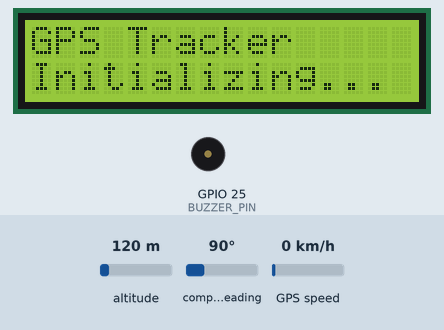
The sketch below on a simulated ESP32. Parts: 16×2 character LCD, buzzer (waves = sounding). The test bench sets the inputs (shaded band); at power-on: altitude 120 m, compass heading 90°, GPS speed 0 km/h. The GPS gets a fix after 3 s at 37.7749, -122.4194 with 8 satellites; what the sketch prints to the serial monitor is not drawn.

Above: at 0.1 s.
At 1.7 s:
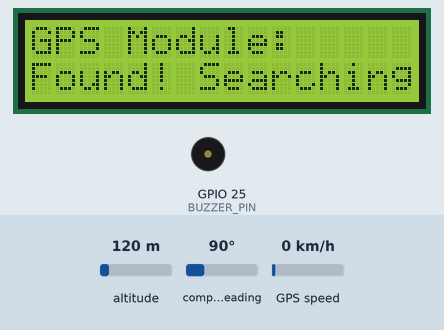
At 3.8 s:
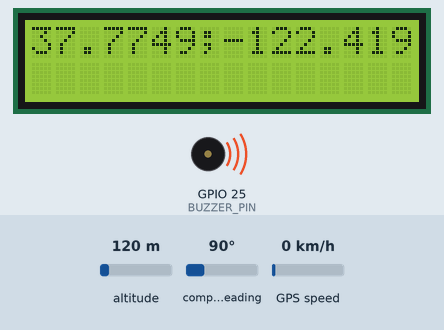
At 14.8 s:
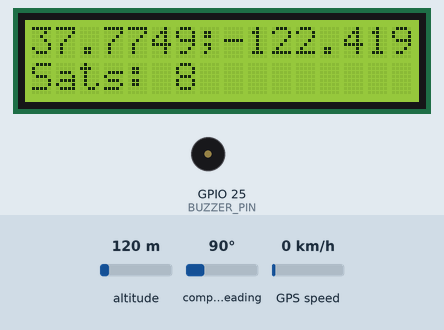
Timing chart, 0 to 16.3 s (numbered marks = the images above):
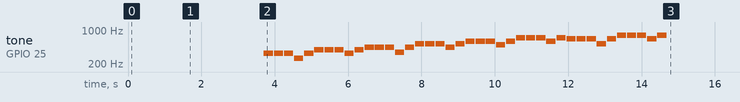

The sketch:

esp_lcd_gps.ino
```cpp
//======================================================================
//  ESP32 GPS Tracker with I2C LCD and Buzzer
//  - Displays Latitude, Longitude, and Satellite count.
//  - Plays Pirates of the Caribbean melody when GPS fix is acquired.
//======================================================================

// 1. LIBRARIES
//----------------------------------------------------------------------
#include <Wire.h>                 // For I2C communication
#include <LiquidCrystal_I2C.h>    // For the I2C LCD (ESP32 compatible version)
#include <TinyGPS++.h>            // For parsing GPS data
#include <HardwareSerial.h>       // For using secondary serial ports on ESP32

// NOTE: If you get a warning about LiquidCrystal_I2C being AVR-only,
// install the ESP32-compatible version by Frank de Brabander from Library Manager

// 2. CONFIGURATION & PIN DEFINITIONS
//----------------------------------------------------------------------
// LCD Configuration
// Note: Your I2C address might be 0x3F. If 0x27 doesn't work, try that.
LiquidCrystal_I2C lcd(0x27, 16, 2);

// GPS Configuration
// We will use Serial2 for the GPS module.
// ESP32's RX2 is GPIO 16, TX2 is GPIO 17
HardwareSerial gpsSerial(2);
TinyGPSPlus gps;

// Buzzer Configuration
#define BUZZER_PIN 25

// 3. MELODY DEFINITIONS
//----------------------------------------------------------------------
// Notes frequencies (C4 to B5) - Extended range for pirate melody
#define NOTE_C4  262
#define NOTE_D4  294
#define NOTE_E4  330
#define NOTE_F4  349
#define NOTE_G4  392
#define NOTE_A4  440
#define NOTE_B4  494
#define NOTE_C5  523
#define NOTE_D5  587
#define NOTE_E5  659
#define NOTE_F5  698
#define NOTE_G5  784
#define NOTE_A5  880
#define NOTE_B5  988

// Pirates of the Caribbean - "He's a Pirate" melody (simplified version)
int melody[] = {
  NOTE_E4, NOTE_E4, NOTE_E4, NOTE_C4, NOTE_E4, NOTE_G4, NOTE_G4, NOTE_G4, NOTE_E4, NOTE_G4,
  NOTE_A4, NOTE_A4, NOTE_A4, NOTE_F4, NOTE_A4, NOTE_C5, NOTE_C5, NOTE_C5, NOTE_A4, NOTE_C5,
  NOTE_D5, NOTE_D5, NOTE_D5, NOTE_B4, NOTE_D5, NOTE_F5, NOTE_F5, NOTE_F5, NOTE_D5, NOTE_F5,
  NOTE_E5, NOTE_E5, NOTE_E5, NOTE_C5, NOTE_E5, NOTE_G5, NOTE_G5, NOTE_G5, NOTE_E5, NOTE_G5
};

int noteDurations[] = {
  4, 4, 4, 4, 4, 4, 4, 4, 4, 4,  // First phrase
  4, 4, 4, 4, 4, 4, 4, 4, 4, 4,  // Second phrase
  4, 4, 4, 4, 4, 4, 4, 4, 4, 4,  // Third phrase
  4, 4, 4, 4, 4, 4, 4, 4, 4, 4   // Fourth phrase
};

// 4. GLOBAL VARIABLES
//----------------------------------------------------------------------
bool melodyPlayed = false; // Flag to ensure melody only plays once
bool gpsModuleFound = false; // Flag to track if GPS module was detected during setup

//======================================================================
//  SETUP FUNCTION - Runs once at the beginning
//======================================================================
void setup() {
  // Start the main serial port for debugging (optional)
  Serial.begin(115200);
  Serial.println("ESP32 GPS Tracker Starting...");

  // Start the hardware serial port for the GPS module
  // The NEO-6M default baud rate is 9600
  gpsSerial.begin(9600, SERIAL_8N1, 16, 17); // RX=16, TX=17
  Serial.println("GPS Serial initialized on pins 16(RX), 17(TX)");

  // Setup the buzzer pin
  pinMode(BUZZER_PIN, OUTPUT);
  Serial.println("Buzzer pin configured");

  // Initialize the LCD
  lcd.init();
  lcd.backlight();
  lcd.clear();
  Serial.println("LCD initialized");

  // Display startup message
  lcd.setCursor(0, 0);
  lcd.print("GPS Tracker");
  lcd.setCursor(0, 1);
  lcd.print("Initializing...");
  delay(1000);

  // Check if GPS module is responding
  lcd.clear();
  lcd.setCursor(0, 0);
  lcd.print("GPS Module:");
  lcd.setCursor(0, 1);
  lcd.print("Checking...");
  delay(500);

  // Test GPS communication
  unsigned long startTime = millis();
  while (millis() - startTime < 3000) { // Check for 3 seconds
    if (gpsSerial.available() > 0) {
      gpsModuleFound = true;
      break;
    }
    delay(100);
  }

  // Display GPS module status
  lcd.clear();
  lcd.setCursor(0, 0);
  lcd.print("GPS Module:");
  lcd.setCursor(0, 1);
  if (gpsModuleFound) {
    lcd.print("Found! Searching...");
    Serial.println("GPS module detected - starting search for satellites");
  } else {
    lcd.print("Not found!");
    Serial.println("Warning: GPS module not responding");
  }
  delay(2000);

  // Clear and show final status
  lcd.clear();
  lcd.setCursor(0, 0);
  lcd.print("GPS Tracker");
  lcd.setCursor(0, 1);
  if (gpsModuleFound) {
    lcd.print("Searching...");
  } else {
    lcd.print("No GPS signal");
  }

  Serial.println("Setup complete - waiting for GPS signal...");
}

//======================================================================
//  LOOP FUNCTION - Runs repeatedly
//======================================================================
void loop() {
  // This is the magic. It reads from the GPS serial port and feeds the
  // data to the TinyGPS++ object.
  while (gpsSerial.available() > 0) {
    if (gps.encode(gpsSerial.read())) {
      displayGpsInfo();
    }
  }

  // If no GPS data is received for 5 seconds, let the user know.
  if (millis() > 5000 && gps.charsProcessed() < 10) {
    static unsigned long lastUpdate = 0;
    if (millis() - lastUpdate > 2000) { // Update every 2 seconds
      lcd.clear();
      lcd.setCursor(0, 0);
      if (gpsModuleFound) {
        lcd.print("Searching...");
        lcd.setCursor(0, 1);
        lcd.print("Waiting for fix");
      } else {
        lcd.print("GPS Module");
        lcd.setCursor(0, 1);
        lcd.print("Not detected!");
      }
      lastUpdate = millis();
      if (gpsModuleFound) {
        Serial.println("GPS module found but no fix yet - keep waiting");
      } else {
        Serial.println("GPS module not detected - check connections");
      }
    }
  }
}

//======================================================================
//  HELPER FUNCTIONS
//======================================================================

/**
 * @brief Displays the current GPS information on the LCD.
 */
void displayGpsInfo() {
  lcd.clear();
  lcd.setCursor(0, 0);

  // Check if we have a valid location
  if (gps.location.isValid()) {
    // Format coordinates to 4 decimal places and join with a semicolon
    String lat_str = String(gps.location.lat(), 4);
    String lng_str = String(gps.location.lng(), 4);
    lcd.print(lat_str + ";" + lng_str);

    // Debug output to Serial
    Serial.print("GPS Fix: Lat=");
    Serial.print(gps.location.lat(), 6);
    Serial.print(", Lng=");
    Serial.print(gps.location.lng(), 6);
    Serial.print(", Sats=");
    Serial.println(gps.satellites.value());

    // Play melody if we have enough satellites and it hasn't been played yet
    if (gps.satellites.value() >= 4 && !melodyPlayed) {
      Serial.println("Playing Pirates of the Caribbean melody!");
      playMelody();
      melodyPlayed = true;
    }

  } else {
    lcd.print("Searching...");
  }

  lcd.setCursor(0, 1);
  lcd.print("Sats: ");
  if (gps.satellites.isValid()) {
    lcd.print(gps.satellites.value());
  } else {
    lcd.print("N/A");
  }
}


/**
 * @brief Plays the Pirates of the Caribbean melody on the buzzer.
 */
void playMelody() {
  int melodyLength = sizeof(melody) / sizeof(melody[0]);

  for (int thisNote = 0; thisNote < melodyLength; thisNote++) {
    int noteDuration = 1000 / noteDurations[thisNote];

    // Generate tone using ESP32's built-in tone function
    tone(BUZZER_PIN, melody[thisNote], noteDuration);
    delay(noteDuration + noteDuration * 0.1); // Shorter pause for faster melody
  }
  noTone(BUZZER_PIN); // Ensure buzzer is off
}
```

Measured:
- by itself, tone on GPIO 25 (BUZZER_PIN): plays 330 Hz for 0.25 s, 330 Hz for 0.25 s, 330 Hz for 0.25 s, 262 Hz for 0.25 s, 330 Hz for 0.25 s, 392 Hz for 0.25 s … (40 notes in this stretch)
- what the display in image 1 shows lasts 2.0 s, from 1.7 s to 3.7 s
